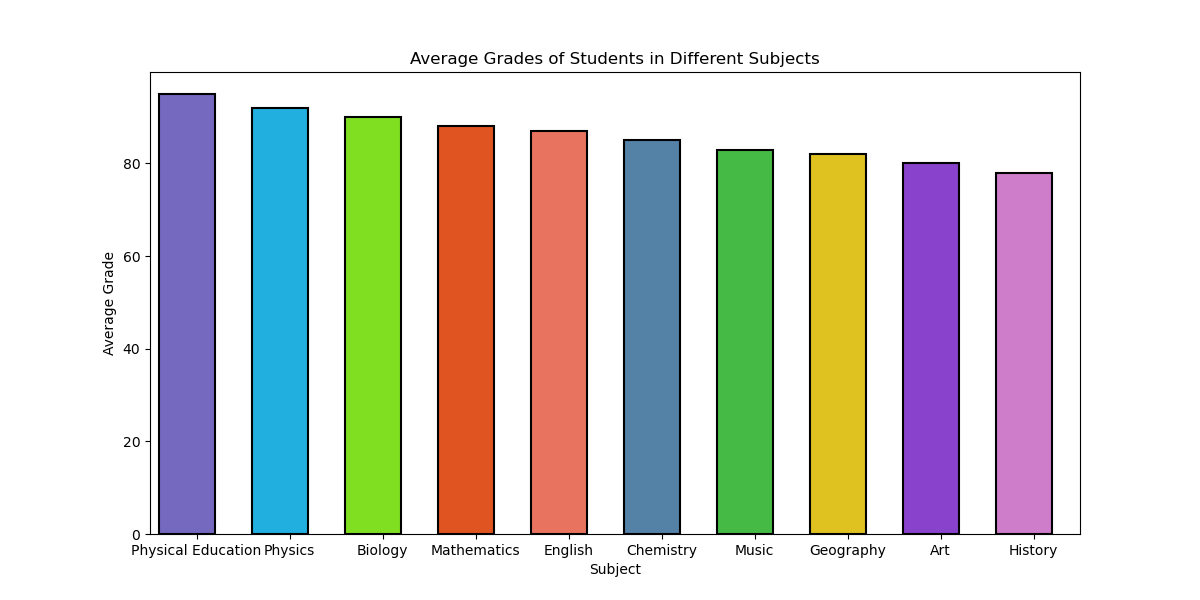

Reproduce this figure in Python.

import seaborn as sns
import matplotlib.pyplot as plt
import pandas as pd

# Creating the data as a DataFrame
data = {
    'Subject': ['Mathematics', 'Physics', 'Chemistry', 'Biology', 'History', 'Geography', 'English', 'Physical Education', 'Art', 'Music'],
    'Average Grade': [88, 92, 85, 90, 78, 82, 87, 95, 80, 83]
}

df = pd.DataFrame(data)

# Sorting data to make the chart easier to read
df = df.sort_values('Average Grade', ascending=False)

# Set up the matplotlib figure with changed width and height
plt.figure(figsize=(12, 6))

# Create the bar plot
sns.barplot(
    x='Subject',
    y='Average Grade',
    data=df,
    palette=[
        '#6A5ACD', '#00BFFF', '#7FFF00', '#FF4500', '#FF6347', 
        '#4682B4', '#32CD32', '#FFD700', '#8A2BE2', '#DA70D6'
    ],
    linewidth=1.5,
    edgecolor='black'
)

# Adjust the width of the bars
for bar in plt.gca().patches:
    bar.set_width(0.6)

# Adding chart labels and title
plt.ylabel('Average Grade')
plt.xlabel('Subject')
plt.title('Average Grades of Students in Different Subjects')

# Show the plot
plt.show()
